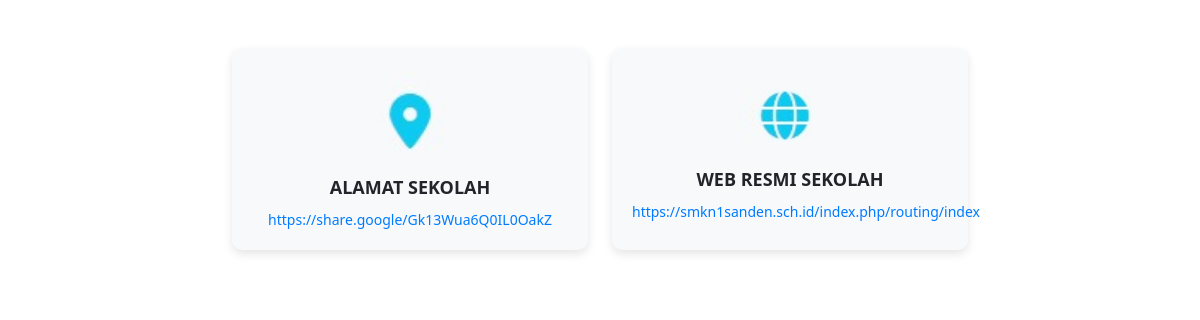
Page /frontend/actions/contact.php on the committed database.
### tables this page shows
CREATE TABLE `contacts` (
  `id` int NOT NULL,
  `img` varchar(100) NOT NULL,
  `contact` varchar(100) NOT NULL,
  `link_url` varchar(150) NOT NULL
);

### frontend/actions/contact.php (the view, shortened to what this page needs)
<?php
$qContact = "SELECT * FROM contacts";
$resultContact = mysqli_query($connect, $qContact) or die(mysqli_error($connect));
?>
<!DOCTYPE html>
<html lang="en">
<head>
    <link href="https://cdn.jsdelivr.net/npm/bootstrap@5.3.0/dist/css/bootstrap.min.css" rel="stylesheet">
    <link rel="stylesheet" href="https://cdnjs.cloudflare.com/ajax/libs/font-awesome/6.4.0/css/all.min.css">
</head>
<body>
    <div class="container my-5">
        <div class="row g-4 justify-content-center">
            <?php while ($item = $resultContact->fetch_object()) { ?>
                <div class="col-md-4 col-sm-6 d-flex">
                    <div class="info-box w-100 h-100">
                        <?php if (!empty($item->img) && str_contains($item->img, "fa-")) { ?>
                            <i class="<?php echo $item->img; ?>"></i>
                        <?php } else { ?>
                            <img src="../storages/contact/<?php echo $item->img; ?>" alt="icon" width="150">
                        <?php } ?>
                        <div class="info-title">
                            <?php echo strtoupper($item->contact); ?>
                        </div>
                        <div class="info-text">
                            <a href="<?php echo $item->link_url; ?>" target="_blank"
                                style="color:#007bff; text-decoration:none;">
                                <?php echo $item->link_url; ?>
                            </a>
                        </div>
                    </div>
                </div>
            <?php } ?>
        </div>
    </div>
</body>
</html>

### frontend/actions/contact.php (style rules this page uses)
.info-box { background: #f8f9fa; border-radius: 10px; padding: 20px; text-align: center; transition: 0.3s; box-shadow: 0 4px 10px rgba(0, 0, 0, 0.1); }
.info-title { font-weight: bold; margin-bottom: 8px; font-size: 18px; }
.info-text { color: #555; font-size: 14px; }

### rows in the picture
contacts: img (picture), contact "ALAMAT SEKOLAH", link_url "https://share.google/Gk13Wua6Q0IL0OakZ"
contacts: img (picture), contact "WEB RESMI SEKOLAH", link_url "https://smkn1sanden.sch.id/index.php/routing/index"
